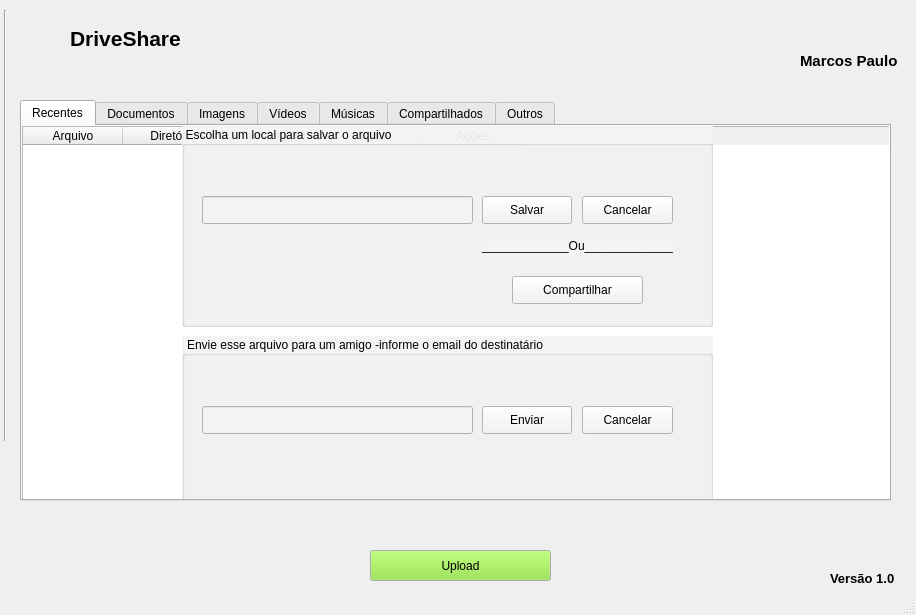
<?xml version="1.0" encoding="UTF-8"?>
<ui version="4.0">
 <class>UserFilesScreen</class>
 <widget class="QMainWindow" name="UserFilesScreen">
  <property name="windowModality">
   <enum>Qt::NonModal</enum>
  </property>
  <property name="geometry">
   <rect>
    <x>0</x>
    <y>0</y>
    <width>916</width>
    <height>615</height>
   </rect>
  </property>
  <property name="cursor">
   <cursorShape>PointingHandCursor</cursorShape>
  </property>
  <property name="windowTitle">
   <string>MainWindow</string>
  </property>
  <property name="styleSheet">
   <string notr="true"/>
  </property>
  <widget class="QWidget" name="centralwidget">
   <widget class="QPushButton" name="uploadButton">
    <property name="geometry">
     <rect>
      <x>370</x>
      <y>550</y>
      <width>181</width>
      <height>31</height>
     </rect>
    </property>
    <property name="palette">
     <palette>
      <active>
       <colorrole role="Button">
        <brush brushstyle="SolidPattern">
         <color alpha="255">
          <red>138</red>
          <green>226</green>
          <blue>52</blue>
         </color>
        </brush>
       </colorrole>
       <colorrole role="Highlight">
        <brush brushstyle="SolidPattern">
         <color alpha="255">
          <red>110</red>
          <green>255</green>
          <blue>188</blue>
         </color>
        </brush>
       </colorrole>
      </active>
      <inactive>
       <colorrole role="Button">
        <brush brushstyle="SolidPattern">
         <color alpha="255">
          <red>138</red>
          <green>226</green>
          <blue>52</blue>
         </color>
        </brush>
       </colorrole>
       <colorrole role="Highlight">
        <brush brushstyle="SolidPattern">
         <color alpha="255">
          <red>110</red>
          <green>255</green>
          <blue>188</blue>
         </color>
        </brush>
       </colorrole>
      </inactive>
      <disabled>
       <colorrole role="Button">
        <brush brushstyle="SolidPattern">
         <color alpha="255">
          <red>138</red>
          <green>226</green>
          <blue>52</blue>
         </color>
        </brush>
       </colorrole>
       <colorrole role="Highlight">
        <brush brushstyle="SolidPattern">
         <color alpha="255">
          <red>110</red>
          <green>255</green>
          <blue>188</blue>
         </color>
        </brush>
       </colorrole>
      </disabled>
     </palette>
    </property>
    <property name="cursor">
     <cursorShape>PointingHandCursor</cursorShape>
    </property>
    <property name="styleSheet">
     <string notr="true">selection-background-color: rgb(110, 255, 188);</string>
    </property>
    <property name="text">
     <string>Upload</string>
    </property>
   </widget>
   <widget class="Line" name="line">
    <property name="geometry">
     <rect>
      <x>-5</x>
      <y>10</y>
      <width>21</width>
      <height>431</height>
     </rect>
    </property>
    <property name="orientation">
     <enum>Qt::Vertical</enum>
    </property>
   </widget>
   <widget class="QLabel" name="label_2">
    <property name="geometry">
     <rect>
      <x>20</x>
      <y>10</y>
      <width>54</width>
      <height>51</height>
     </rect>
    </property>
    <property name="text">
     <string>&lt;html&gt;&lt;head/&gt;&lt;body&gt;&lt;p&gt;&lt;img src=&quot;:/logoShare/logoShare.png&quot;/&gt;&lt;/p&gt;&lt;/body&gt;&lt;/html&gt;</string>
    </property>
   </widget>
   <widget class="QLabel" name="label_3">
    <property name="geometry">
     <rect>
      <x>70</x>
      <y>30</y>
      <width>121</width>
      <height>17</height>
     </rect>
    </property>
    <property name="font">
     <font>
      <pointsize>16</pointsize>
      <weight>75</weight>
      <italic>false</italic>
      <bold>true</bold>
     </font>
    </property>
    <property name="text">
     <string>DriveShare</string>
    </property>
   </widget>
   <widget class="QLabel" name="version_app">
    <property name="geometry">
     <rect>
      <x>830</x>
      <y>570</y>
      <width>71</width>
      <height>17</height>
     </rect>
    </property>
    <property name="font">
     <font>
      <pointsize>10</pointsize>
      <weight>75</weight>
      <bold>true</bold>
     </font>
    </property>
    <property name="text">
     <string>Versão 1.0</string>
    </property>
   </widget>
   <widget class="QLabel" name="foto_perfil">
    <property name="geometry">
     <rect>
      <x>820</x>
      <y>10</y>
      <width>54</width>
      <height>41</height>
     </rect>
    </property>
    <property name="cursor">
     <cursorShape>PointingHandCursor</cursorShape>
    </property>
    <property name="text">
     <string/>
    </property>
    <property name="pixmap">
     <pixmap>imagesQT/person.png</pixmap>
    </property>
   </widget>
   <widget class="QLabel" name="label">
    <property name="geometry">
     <rect>
      <x>800</x>
      <y>50</y>
      <width>101</width>
      <height>21</height>
     </rect>
    </property>
    <property name="font">
     <font>
      <pointsize>11</pointsize>
      <weight>75</weight>
      <italic>false</italic>
      <bold>true</bold>
     </font>
    </property>
    <property name="text">
     <string>Marcos Paulo</string>
    </property>
   </widget>
   <widget class="QTabWidget" name="tabWidget">
    <property name="geometry">
     <rect>
      <x>20</x>
      <y>100</y>
      <width>871</width>
      <height>401</height>
     </rect>
    </property>
    <property name="currentIndex">
     <number>0</number>
    </property>
    <widget class="QWidget" name="tab">
     <attribute name="title">
      <string>Recentes</string>
     </attribute>
     <widget class="QTableWidget" name="tableWidget">
      <property name="geometry">
       <rect>
        <x>0</x>
        <y>0</y>
        <width>871</width>
        <height>421</height>
       </rect>
      </property>
      <property name="minimumSize">
       <size>
        <width>871</width>
        <height>421</height>
       </size>
      </property>
      <property name="maximumSize">
       <size>
        <width>871</width>
        <height>421</height>
       </size>
      </property>
      <column>
       <property name="text">
        <string>Arquivo</string>
       </property>
      </column>
      <column>
       <property name="text">
        <string>Diretório</string>
       </property>
      </column>
      <column>
       <property name="text">
        <string>Tamanho(B)</string>
       </property>
      </column>
      <column>
       <property name="text">
        <string>Data</string>
       </property>
      </column>
      <column>
       <property name="text">
        <string>Ações</string>
       </property>
      </column>
     </widget>
     <widget class="QGroupBox" name="escolher_destino">
      <property name="geometry">
       <rect>
        <x>160</x>
        <y>0</y>
        <width>531</width>
        <height>201</height>
       </rect>
      </property>
      <property name="styleSheet">
       <string notr="true">background-color: #f1f2f3f4;
</string>
      </property>
      <property name="title">
       <string>Escolha um local para salvar o arquivo</string>
      </property>
      <widget class="QPushButton" name="salvar_arquivo">
       <property name="geometry">
        <rect>
         <x>300</x>
         <y>70</y>
         <width>90</width>
         <height>28</height>
        </rect>
       </property>
       <property name="text">
        <string>Salvar</string>
       </property>
      </widget>
      <widget class="QLineEdit" name="caminho">
       <property name="geometry">
        <rect>
         <x>20</x>
         <y>70</y>
         <width>271</width>
         <height>28</height>
        </rect>
       </property>
      </widget>
      <widget class="QPushButton" name="cancelar">
       <property name="geometry">
        <rect>
         <x>400</x>
         <y>70</y>
         <width>91</width>
         <height>28</height>
        </rect>
       </property>
       <property name="text">
        <string>Cancelar</string>
       </property>
      </widget>
      <widget class="QPushButton" name="btn_comp_6">
       <property name="geometry">
        <rect>
         <x>330</x>
         <y>150</y>
         <width>131</width>
         <height>28</height>
        </rect>
       </property>
       <property name="text">
        <string>Compartilhar</string>
       </property>
      </widget>
      <widget class="QLabel" name="label_9">
       <property name="geometry">
        <rect>
         <x>300</x>
         <y>110</y>
         <width>191</width>
         <height>20</height>
        </rect>
       </property>
       <property name="text">
        <string>_____________Ou______________</string>
       </property>
      </widget>
     </widget>
     <widget class="QGroupBox" name="enviar">
      <property name="geometry">
       <rect>
        <x>160</x>
        <y>210</y>
        <width>531</width>
        <height>201</height>
       </rect>
      </property>
      <property name="styleSheet">
       <string notr="true">background-color: #f1f2f3f4;
</string>
      </property>
      <property name="title">
       <string>Envie esse arquivo para um amigo -informe o email do destinatário</string>
      </property>
      <widget class="QPushButton" name="salvar_arquivo_11">
       <property name="geometry">
        <rect>
         <x>300</x>
         <y>70</y>
         <width>90</width>
         <height>28</height>
        </rect>
       </property>
       <property name="text">
        <string>Enviar</string>
       </property>
      </widget>
      <widget class="QLineEdit" name="caminho_11">
       <property name="geometry">
        <rect>
         <x>20</x>
         <y>70</y>
         <width>271</width>
         <height>28</height>
        </rect>
       </property>
      </widget>
      <widget class="QPushButton" name="cancelar_11">
       <property name="geometry">
        <rect>
         <x>400</x>
         <y>70</y>
         <width>91</width>
         <height>28</height>
        </rect>
       </property>
       <property name="text">
        <string>Cancelar</string>
       </property>
      </widget>
     </widget>
    </widget>
    <widget class="QWidget" name="tab_2">
     <attribute name="title">
      <string>Documentos</string>
     </attribute>
     <widget class="QTableWidget" name="tableWidget_2">
      <property name="geometry">
       <rect>
        <x>0</x>
        <y>0</y>
        <width>871</width>
        <height>421</height>
       </rect>
      </property>
      <column>
       <property name="text">
        <string>Arquivo</string>
       </property>
      </column>
      <column>
       <property name="text">
        <string>Diretório</string>
       </property>
      </column>
      <column>
       <property name="text">
        <string>Tamanho(B)</string>
       </property>
      </column>
      <column>
       <property name="text">
        <string>Data</string>
       </property>
      </column>
      <column>
       <property name="text">
        <string>Ações</string>
       </property>
      </column>
     </widget>
     <widget class="QGroupBox" name="escolher_destino_2">
      <property name="geometry">
       <rect>
        <x>150</x>
        <y>20</y>
        <width>531</width>
        <height>191</height>
       </rect>
      </property>
      <property name="styleSheet">
       <string notr="true">background-color: #f1f2f3f4;
</string>
      </property>
      <property name="title">
       <string>Escolha um local para salvar o arquivo</string>
      </property>
      <widget class="QPushButton" name="salvar_arquivo_2">
       <property name="geometry">
        <rect>
         <x>300</x>
         <y>70</y>
         <width>90</width>
         <height>28</height>
        </rect>
       </property>
       <property name="text">
        <string>Salvar</string>
       </property>
      </widget>
      <widget class="QLineEdit" name="caminho_2">
       <property name="geometry">
        <rect>
         <x>20</x>
         <y>70</y>
         <width>271</width>
         <height>28</height>
        </rect>
       </property>
      </widget>
      <widget class="QPushButton" name="cancelar_2">
       <property name="geometry">
        <rect>
         <x>400</x>
         <y>70</y>
         <width>91</width>
         <height>28</height>
        </rect>
       </property>
       <property name="text">
        <string>Cancelar</string>
       </property>
      </widget>
      <widget class="QPushButton" name="btn_comp_5">
       <property name="geometry">
        <rect>
         <x>340</x>
         <y>140</y>
         <width>131</width>
         <height>28</height>
        </rect>
       </property>
       <property name="text">
        <string>Compartilhar</string>
       </property>
      </widget>
      <widget class="QLabel" name="label_8">
       <property name="geometry">
        <rect>
         <x>310</x>
         <y>110</y>
         <width>191</width>
         <height>20</height>
        </rect>
       </property>
       <property name="text">
        <string>_____________Ou______________</string>
       </property>
      </widget>
     </widget>
     <widget class="QGroupBox" name="enviar_2">
      <property name="geometry">
       <rect>
        <x>150</x>
        <y>220</y>
        <width>531</width>
        <height>201</height>
       </rect>
      </property>
      <property name="styleSheet">
       <string notr="true">background-color: #f1f2f3f4;
</string>
      </property>
      <property name="title">
       <string>Envie esse arquivo para um amigo -informe o email do destinatário</string>
      </property>
      <widget class="QPushButton" name="salvar_arquivo_12">
       <property name="geometry">
        <rect>
         <x>300</x>
         <y>70</y>
         <width>90</width>
         <height>28</height>
        </rect>
       </property>
       <property name="text">
        <string>Enviar</string>
       </property>
      </widget>
      <widget class="QLineEdit" name="caminho_12">
       <property name="geometry">
        <rect>
         <x>20</x>
         <y>70</y>
         <width>271</width>
         <height>28</height>
        </rect>
       </property>
      </widget>
      <widget class="QPushButton" name="cancelar_12">
       <property name="geometry">
        <rect>
         <x>400</x>
         <y>70</y>
         <width>91</width>
         <height>28</height>
        </rect>
       </property>
       <property name="text">
        <string>Cancelar</string>
       </property>
      </widget>
     </widget>
    </widget>
    <widget class="QWidget" name="tab_3">
     <attribute name="title">
      <string>Imagens</string>
     </attribute>
     <widget class="QTableWidget" name="tableWidget_3">
      <property name="geometry">
       <rect>
        <x>0</x>
        <y>0</y>
        <width>871</width>
        <height>421</height>
       </rect>
      </property>
      <column>
       <property name="text">
        <string>Arquivo</string>
       </property>
      </column>
      <column>
       <property name="text">
        <string>Diretório</string>
       </property>
      </column>
      <column>
       <property name="text">
        <string>Tamanho(B)</string>
       </property>
      </column>
      <column>
       <property name="text">
        <string>Data</string>
       </property>
      </column>
      <column>
       <property name="text">
        <string>Ações</string>
       </property>
      </column>
     </widget>
     <widget class="QGroupBox" name="escolher_destino_3">
      <property name="geometry">
       <rect>
        <x>150</x>
        <y>10</y>
        <width>531</width>
        <height>191</height>
       </rect>
      </property>
      <property name="styleSheet">
       <string notr="true">background-color: #f1f2f3f4;
</string>
      </property>
      <property name="title">
       <string>Escolha um local para salvar o arquivo</string>
      </property>
      <widget class="QPushButton" name="salvar_arquivo_3">
       <property name="geometry">
        <rect>
         <x>300</x>
         <y>70</y>
         <width>90</width>
         <height>28</height>
        </rect>
       </property>
       <property name="text">
        <string>Salvar</string>
       </property>
      </widget>
      <widget class="QLineEdit" name="caminho_3">
       <property name="geometry">
        <rect>
         <x>20</x>
         <y>70</y>
         <width>271</width>
         <height>28</height>
        </rect>
       </property>
      </widget>
      <widget class="QPushButton" name="cancelar_3">
       <property name="geometry">
        <rect>
         <x>400</x>
         <y>70</y>
         <width>91</width>
         <height>28</height>
        </rect>
       </property>
       <property name="text">
        <string>Cancelar</string>
       </property>
      </widget>
      <widget class="QPushButton" name="btn_comp_4">
       <property name="geometry">
        <rect>
         <x>330</x>
         <y>140</y>
         <width>131</width>
         <height>28</height>
        </rect>
       </property>
       <property name="text">
        <string>Compartilhar</string>
       </property>
      </widget>
      <widget class="QLabel" name="label_7">
       <property name="geometry">
        <rect>
         <x>300</x>
         <y>110</y>
         <width>191</width>
         <height>20</height>
        </rect>
       </property>
       <property name="text">
        <string>_____________Ou______________</string>
       </property>
      </widget>
     </widget>
     <widget class="QGroupBox" name="enviar_3">
      <property name="geometry">
       <rect>
        <x>140</x>
        <y>220</y>
        <width>531</width>
        <height>201</height>
       </rect>
      </property>
      <property name="styleSheet">
       <string notr="true">background-color: #f1f2f3f4;
</string>
      </property>
      <property name="title">
       <string>Envie esse arquivo para um amigo -informe o email do destinatário</string>
      </property>
      <widget class="QPushButton" name="salvar_arquivo_13">
       <property name="geometry">
        <rect>
         <x>300</x>
         <y>70</y>
         <width>90</width>
         <height>28</height>
        </rect>
       </property>
       <property name="text">
        <string>Enviar</string>
       </property>
      </widget>
      <widget class="QLineEdit" name="caminho_13">
       <property name="geometry">
        <rect>
         <x>20</x>
         <y>70</y>
         <width>271</width>
         <height>28</height>
        </rect>
       </property>
      </widget>
      <widget class="QPushButton" name="cancelar_13">
       <property name="geometry">
        <rect>
         <x>400</x>
         <y>70</y>
         <width>91</width>
         <height>28</height>
        </rect>
       </property>
       <property name="text">
        <string>Cancelar</string>
       </property>
      </widget>
     </widget>
    </widget>
    <widget class="QWidget" name="tab_4">
     <attribute name="title">
      <string>Vídeos</string>
     </attribute>
     <widget class="QTableWidget" name="tableWidget_4">
      <property name="geometry">
       <rect>
        <x>0</x>
        <y>0</y>
        <width>871</width>
        <height>421</height>
       </rect>
      </property>
      <column>
       <property name="text">
        <string>Arquivo</string>
       </property>
      </column>
      <column>
       <property name="text">
        <string>Diretório</string>
       </property>
      </column>
      <column>
       <property name="text">
        <string>Tamanho(B)</string>
       </property>
      </column>
      <column>
       <property name="text">
        <string>Data</string>
       </property>
      </column>
      <column>
       <property name="text">
        <string>Ações</string>
       </property>
      </column>
     </widget>
     <widget class="QGroupBox" name="escolher_destino_4">
      <property name="geometry">
       <rect>
        <x>140</x>
        <y>0</y>
        <width>531</width>
        <height>191</height>
       </rect>
      </property>
      <property name="styleSheet">
       <string notr="true">background-color: #f1f2f3f4;
</string>
      </property>
      <property name="title">
       <string>Escolha um local para salvar o arquivo</string>
      </property>
      <widget class="QPushButton" name="salvar_arquivo_5">
       <property name="geometry">
        <rect>
         <x>300</x>
         <y>70</y>
         <width>90</width>
         <height>28</height>
        </rect>
       </property>
       <property name="text">
        <string>Salvar</string>
       </property>
      </widget>
      <widget class="QLineEdit" name="caminho_5">
       <property name="geometry">
        <rect>
         <x>20</x>
         <y>70</y>
         <width>271</width>
         <height>28</height>
        </rect>
       </property>
      </widget>
      <widget class="QPushButton" name="cancelar_5">
       <property name="geometry">
        <rect>
         <x>400</x>
         <y>70</y>
         <width>91</width>
         <height>28</height>
        </rect>
       </property>
       <property name="text">
        <string>Cancelar</string>
       </property>
      </widget>
      <widget class="QPushButton" name="btn_comp_3">
       <property name="geometry">
        <rect>
         <x>340</x>
         <y>130</y>
         <width>131</width>
         <height>28</height>
        </rect>
       </property>
       <property name="text">
        <string>Compartilhar</string>
       </property>
      </widget>
      <widget class="QLabel" name="label_6">
       <property name="geometry">
        <rect>
         <x>310</x>
         <y>100</y>
         <width>191</width>
         <height>20</height>
        </rect>
       </property>
       <property name="text">
        <string>_____________Ou______________</string>
       </property>
      </widget>
     </widget>
     <widget class="QGroupBox" name="enviar_4">
      <property name="geometry">
       <rect>
        <x>140</x>
        <y>200</y>
        <width>531</width>
        <height>201</height>
       </rect>
      </property>
      <property name="styleSheet">
       <string notr="true">background-color: #f1f2f3f4;
</string>
      </property>
      <property name="title">
       <string>Envie esse arquivo para um amigo -informe o email do destinatário</string>
      </property>
      <widget class="QPushButton" name="salvar_arquivo_14">
       <property name="geometry">
        <rect>
         <x>300</x>
         <y>70</y>
         <width>90</width>
         <height>28</height>
        </rect>
       </property>
       <property name="text">
        <string>Enviar</string>
       </property>
      </widget>
      <widget class="QLineEdit" name="caminho_14">
       <property name="geometry">
        <rect>
         <x>20</x>
         <y>70</y>
         <width>271</width>
         <height>28</height>
        </rect>
       </property>
      </widget>
      <widget class="QPushButton" name="cancelar_14">
       <property name="geometry">
        <rect>
         <x>400</x>
         <y>70</y>
         <width>91</width>
         <height>28</height>
        </rect>
       </property>
       <property name="text">
        <string>Cancelar</string>
       </property>
      </widget>
     </widget>
    </widget>
    <widget class="QWidget" name="tab_5">
     <attribute name="title">
      <string>Músicas</string>
     </attribute>
     <widget class="QTableWidget" name="tableWidget_5">
      <property name="geometry">
       <rect>
        <x>0</x>
        <y>0</y>
        <width>871</width>
        <height>421</height>
       </rect>
      </property>
      <column>
       <property name="text">
        <string>Arquivo</string>
       </property>
      </column>
      <column>
       <property name="text">
        <string>Diretório</string>
       </property>
      </column>
      <column>
       <property name="text">
        <string>Tamanho(B)</string>
       </property>
      </column>
      <column>
       <property name="text">
        <string>Data</string>
       </property>
      </column>
      <column>
       <property name="text">
        <string>Ações</string>
       </property>
      </column>
     </widget>
     <widget class="QGroupBox" name="escolher_destino_5">
      <property name="geometry">
       <rect>
        <x>150</x>
        <y>0</y>
        <width>531</width>
        <height>171</height>
       </rect>
      </property>
      <property name="styleSheet">
       <string notr="true">background-color: #f1f2f3f4;
</string>
      </property>
      <property name="title">
       <string>Escolha um local para salvar o arquivo</string>
      </property>
      <widget class="QPushButton" name="salvar_arquivo_6">
       <property name="geometry">
        <rect>
         <x>300</x>
         <y>70</y>
         <width>90</width>
         <height>28</height>
        </rect>
       </property>
       <property name="text">
        <string>Salvar</string>
       </property>
      </widget>
      <widget class="QLineEdit" name="caminho_6">
       <property name="geometry">
        <rect>
         <x>20</x>
         <y>70</y>
         <width>271</width>
         <height>28</height>
        </rect>
       </property>
      </widget>
      <widget class="QPushButton" name="cancelar_6">
       <property name="geometry">
        <rect>
         <x>400</x>
         <y>70</y>
         <width>91</width>
         <height>28</height>
        </rect>
       </property>
       <property name="text">
        <string>Cancelar</string>
       </property>
      </widget>
      <widget class="QPushButton" name="btn_comp_2">
       <property name="geometry">
        <rect>
         <x>330</x>
         <y>130</y>
         <width>131</width>
         <height>28</height>
        </rect>
       </property>
       <property name="text">
        <string>Compartilhar</string>
       </property>
      </widget>
      <widget class="QLabel" name="label_5">
       <property name="geometry">
        <rect>
         <x>300</x>
         <y>100</y>
         <width>191</width>
         <height>20</height>
        </rect>
       </property>
       <property name="text">
        <string>_____________Ou______________</string>
       </property>
      </widget>
     </widget>
     <widget class="QGroupBox" name="enviar_5">
      <property name="geometry">
       <rect>
        <x>150</x>
        <y>190</y>
        <width>531</width>
        <height>201</height>
       </rect>
      </property>
      <property name="styleSheet">
       <string notr="true">background-color: #f1f2f3f4;
</string>
      </property>
      <property name="title">
       <string>Envie esse arquivo para um amigo -informe o email do destinatário</string>
      </property>
      <widget class="QPushButton" name="salvar_arquivo_16">
       <property name="geometry">
        <rect>
         <x>300</x>
         <y>70</y>
         <width>90</width>
         <height>28</height>
        </rect>
       </property>
       <property name="text">
        <string>Enviar</string>
       </property>
      </widget>
      <widget class="QLineEdit" name="caminho_16">
       <property name="geometry">
        <rect>
         <x>20</x>
         <y>70</y>
         <width>271</width>
         <height>28</height>
        </rect>
       </property>
      </widget>
      <widget class="QPushButton" name="cancelar_16">
       <property name="geometry">
        <rect>
         <x>400</x>
         <y>70</y>
         <width>91</width>
         <height>28</height>
        </rect>
       </property>
       <property name="text">
        <string>Cancelar</string>
       </property>
      </widget>
     </widget>
    </widget>
    <widget class="QWidget" name="tab_7">
     <attribute name="title">
      <string>Compartilhados</string>
     </attribute>
     <widget class="QTableWidget" name="tableWidget_6">
      <property name="geometry">
       <rect>
        <x>0</x>
        <y>0</y>
        <width>871</width>
        <height>371</height>
       </rect>
      </property>
      <column>
       <property name="text">
        <string>Arquivo</string>
       </property>
      </column>
      <column>
       <property name="text">
        <string>Diretório</string>
       </property>
      </column>
      <column>
       <property name="text">
        <string>Tamanho(B)</string>
       </property>
      </column>
      <column>
       <property name="text">
        <string>Data</string>
       </property>
      </column>
      <column>
       <property name="text">
        <string>Ações</string>
       </property>
      </column>
     </widget>
     <widget class="QGroupBox" name="escolher_destino_6">
      <property name="geometry">
       <rect>
        <x>130</x>
        <y>90</y>
        <width>531</width>
        <height>181</height>
       </rect>
      </property>
      <property name="styleSheet">
       <string notr="true">background-color: #f1f2f3f4;
</string>
      </property>
      <property name="title">
       <string>Escolha um local para salvar o arquivo</string>
      </property>
      <widget class="QPushButton" name="salvar_arquivo_7">
       <property name="geometry">
        <rect>
         <x>300</x>
         <y>70</y>
         <width>90</width>
         <height>28</height>
        </rect>
       </property>
       <property name="text">
        <string>Salvar</string>
       </property>
      </widget>
      <widget class="QLineEdit" name="caminho_7">
       <property name="geometry">
        <rect>
         <x>20</x>
         <y>70</y>
         <width>271</width>
         <height>28</height>
        </rect>
       </property>
      </widget>
      <widget class="QPushButton" name="cancelar_7">
       <property name="geometry">
        <rect>
         <x>400</x>
         <y>70</y>
         <width>91</width>
         <height>28</height>
        </rect>
       </property>
       <property name="text">
        <string>Cancelar</string>
       </property>
      </widget>
     </widget>
    </widget>
    <widget class="QWidget" name="tab_6">
     <attribute name="title">
      <string>Outros</string>
     </attribute>
     <widget class="QTableWidget" name="tableWidget_7">
      <property name="geometry">
       <rect>
        <x>0</x>
        <y>0</y>
        <width>871</width>
        <height>421</height>
       </rect>
      </property>
      <column>
       <property name="text">
        <string>Arquivo</string>
       </property>
      </column>
      <column>
       <property name="text">
        <string>Diretório</string>
       </property>
      </column>
      <column>
       <property name="text">
        <string>Tamanho(B)</string>
       </property>
      </column>
      <column>
       <property name="text">
        <string>Data</string>
       </property>
      </column>
      <column>
       <property name="text">
        <string>Ações</string>
       </property>
      </column>
     </widget>
     <widget class="QGroupBox" name="escolher_destino_7">
      <property name="geometry">
       <rect>
        <x>160</x>
        <y>0</y>
        <width>531</width>
        <height>171</height>
       </rect>
      </property>
      <property name="styleSheet">
       <string notr="true">background-color: #f1f2f3f4;
</string>
      </property>
      <property name="title">
       <string>Escolha um local para salvar o arquivo</string>
      </property>
      <widget class="QPushButton" name="salvar_arquivo_8">
       <property name="geometry">
        <rect>
         <x>300</x>
         <y>70</y>
         <width>90</width>
         <height>28</height>
        </rect>
       </property>
       <property name="text">
        <string>Salvar</string>
       </property>
      </widget>
      <widget class="QLineEdit" name="caminho_8">
       <property name="geometry">
        <rect>
         <x>20</x>
         <y>70</y>
         <width>271</width>
         <height>28</height>
        </rect>
       </property>
      </widget>
      <widget class="QPushButton" name="cancelar_8">
       <property name="geometry">
        <rect>
         <x>400</x>
         <y>70</y>
         <width>91</width>
         <height>28</height>
        </rect>
       </property>
       <property name="text">
        <string>Cancelar</string>
       </property>
      </widget>
      <widget class="QPushButton" name="btn_comp">
       <property name="geometry">
        <rect>
         <x>330</x>
         <y>130</y>
         <width>131</width>
         <height>28</height>
        </rect>
       </property>
       <property name="text">
        <string>Compartilhar</string>
       </property>
      </widget>
      <widget class="QLabel" name="label_4">
       <property name="geometry">
        <rect>
         <x>300</x>
         <y>100</y>
         <width>191</width>
         <height>20</height>
        </rect>
       </property>
       <property name="text">
        <string>_____________Ou______________</string>
       </property>
      </widget>
     </widget>
     <widget class="QGroupBox" name="enviar_6">
      <property name="geometry">
       <rect>
        <x>160</x>
        <y>180</y>
        <width>531</width>
        <height>201</height>
       </rect>
      </property>
      <property name="styleSheet">
       <string notr="true">background-color: #f1f2f3f4;
</string>
      </property>
      <property name="title">
       <string>Envie esse arquivo para um amigo -informe o email do destinatário</string>
      </property>
      <widget class="QPushButton" name="salvar_arquivo_19">
       <property name="geometry">
        <rect>
         <x>300</x>
         <y>70</y>
         <width>90</width>
         <height>28</height>
        </rect>
       </property>
       <property name="text">
        <string>Enviar</string>
       </property>
      </widget>
      <widget class="QLineEdit" name="caminho_19">
       <property name="geometry">
        <rect>
         <x>20</x>
         <y>70</y>
         <width>271</width>
         <height>28</height>
        </rect>
       </property>
      </widget>
      <widget class="QPushButton" name="cancelar_19">
       <property name="geometry">
        <rect>
         <x>400</x>
         <y>70</y>
         <width>91</width>
         <height>28</height>
        </rect>
       </property>
       <property name="text">
        <string>Cancelar</string>
       </property>
      </widget>
     </widget>
    </widget>
   </widget>
  </widget>
  <widget class="QStatusBar" name="statusbar"/>
 </widget>
 <resources>
  <include location="imagesQT/imageLogo.qrc"/>
  <include location="imagesQT/logo_user.qrc"/>
 </resources>
 <connections/>
</ui>
